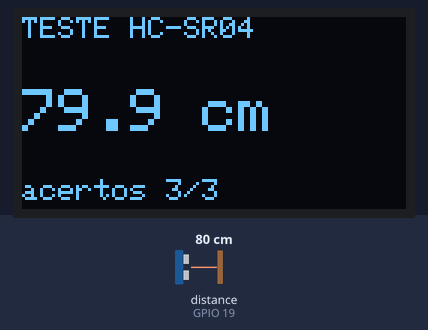
This sketch was run on a simulated ESP32. On the bench: 128×64 one-colour display. Wiring (inferred from the names in the program): ultrasonic range finder: trigger GPIO 18; echo GPIO 19. The inputs (shaded band) are chosen by the test bench; at power-on: distance to the obstacle (sensor on GPIO 19) 80 cm. The echo pulse lasts 58.3 µs per cm; what the sketch prints to the serial monitor is not drawn.

Above: at 2.4 s.
2.5 s: distance to the obstacle (sensor on GPIO 19) set to 2 cm
At 2.76 s:
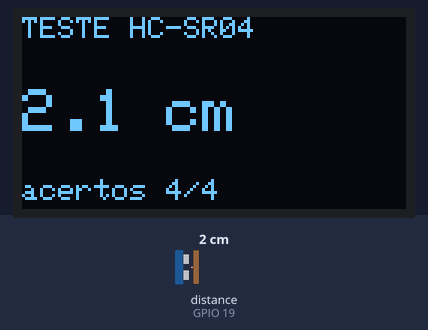
4.4 s: distance to the obstacle (sensor on GPIO 19) set to 250 cm
At 4.91 s:
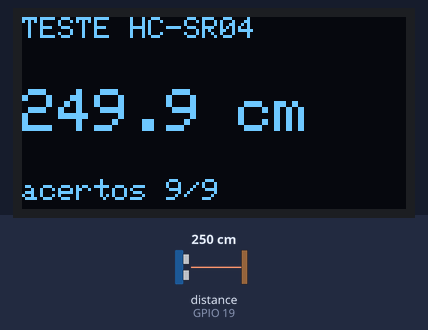
6.6 s: distance to the obstacle (sensor on GPIO 19) set to 4 cm
At 7.09 s:
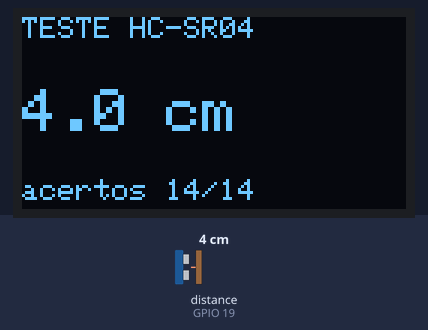
Timing chart, 0 to 9.6 s (numbered marks = the images above; inputs shaded):
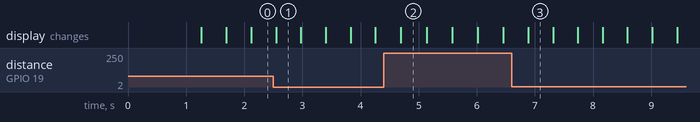

The sketch:

ultrassom_teste.ino
```cpp
// Diagnostico do HC-SR04: separa problema de alimentacao, de divisor e de medida.
#include <Wire.h>
#include <Adafruit_SSD1306.h>
Adafruit_SSD1306 oled(128, 64, &Wire, -1);

#define TRIG 18
#define ECHO 19

void setup() {
  Serial.begin(115200);
  delay(1200);
  pinMode(TRIG, OUTPUT);
  digitalWrite(TRIG, LOW);
  pinMode(ECHO, INPUT);
  Wire.begin();
  oled.begin(SSD1306_SWITCHCAPVCC, 0x3C);
  oled.setTextColor(SSD1306_WHITE);
  Serial.println("\n=== TESTE HC-SR04 === aponte o sensor para a mesa, uns 15-30 cm");
}

void loop() {
  int repouso = digitalRead(ECHO);             // parado, o ECHO deve estar em LOW

  digitalWrite(TRIG, LOW);  delayMicroseconds(3);
  digitalWrite(TRIG, HIGH); delayMicroseconds(10);
  digitalWrite(TRIG, LOW);

  // acompanha o pino na mao em vez de pulseIn, para saber EM QUE PARTE falha
  unsigned long t0 = micros(), subiu = 0, desceu = 0;
  while (micros() - t0 < 40000) {
    int v = digitalRead(ECHO);
    if (!subiu && v)             subiu = micros();
    if (subiu && !v)           { desceu = micros(); break; }
  }

  if (repouso) {
    Serial.println("ECHO preso em HIGH  -> fio do ECHO/D19 encostando no VCC ou divisor ligado errado");
  } else if (!subiu) {
    Serial.println("ECHO nunca subiu    -> sensor sem 5V (VCC no 3V3?) OU divisor invertido (tensao baixa demais)");
  } else if (!desceu) {
    Serial.println("ECHO subiu e nao desceu em 40ms -> nada na frente (apontando pro vazio) ou mais de 6m");
  } else {
    unsigned long w = desceu - subiu;
    Serial.printf("OK  pulso %5lu us  =  %.1f cm\n", w, w / 58.3f);
  }
  // mesmo resultado no OLED, para testar ligado num carregador sem o notebook
  oled.clearDisplay();
  oled.setTextSize(1); oled.setCursor(0, 0); oled.print("TESTE HC-SR04");
  oled.setTextSize(2); oled.setCursor(0, 24);
  if (repouso)       oled.print("ECHO PRESO");
  else if (!subiu)   oled.print("SEM ECHO");
  else if (!desceu)  oled.print("SEM RETORNO");
  else             { oled.print((desceu - subiu) / 58.3f, 1); oled.print(" cm"); }
  static int ok = 0, total = 0;
  total++; if (subiu && desceu) ok++;
  oled.setTextSize(1); oled.setCursor(0, 54);
  oled.printf("acertos %d/%d", ok, total);
  oled.display();
  delay(400);
}
```

Measured:
- what the display in image 1 shows lasts 0.5 s, from 2.5 s to 3.0 s
